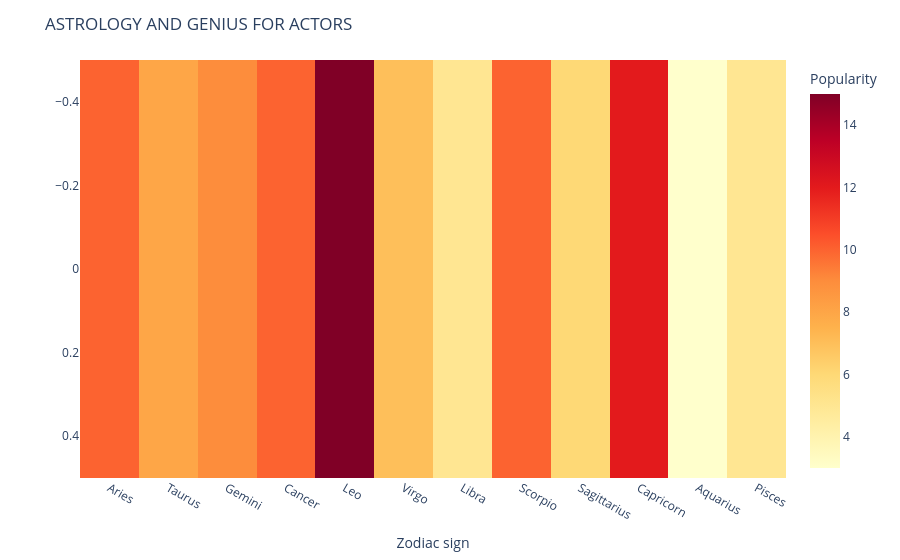
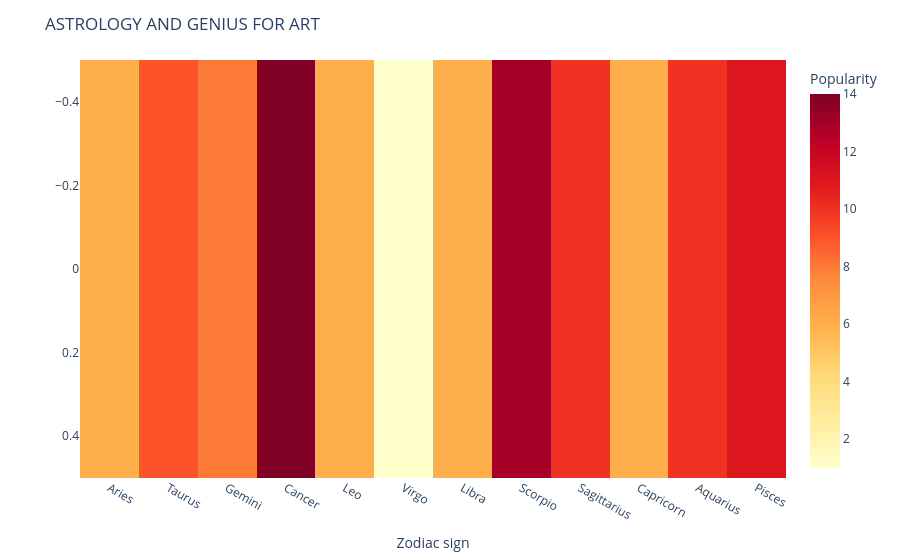
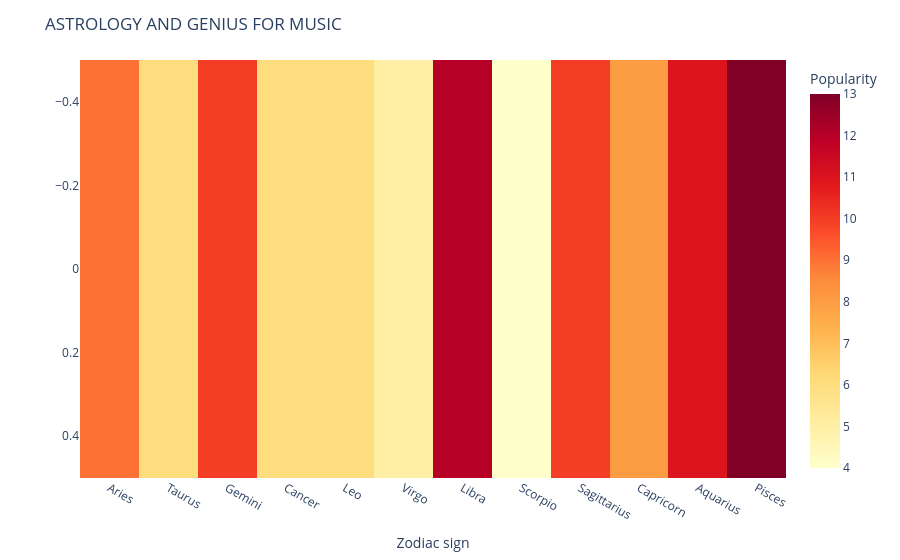
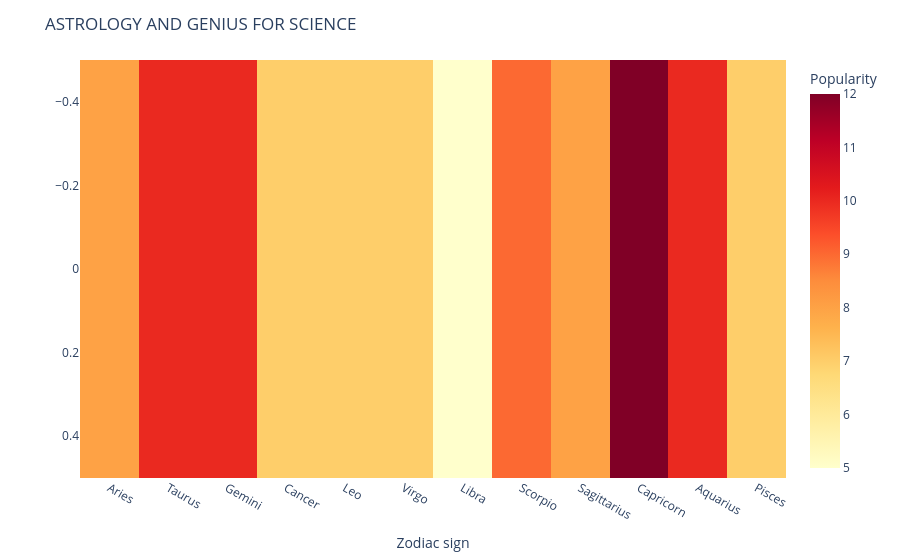

Source (notebook cell) for these figures, in order:
### Code cell
import numpy as np
import plotly.express as px


matrix = np.array(popularity_of_sign_for_actors).reshape(1, -1)
fig = px.imshow(
    matrix,
    labels=dict(x="Zodiac sign", y="", color="Popularity"),
    x=zodiac_signs,
    aspect="auto",
    color_continuous_scale="YlOrRd"
)

fig.update_layout(title=f"ASTROLOGY AND GENIUS FOR ACTORS")
fig.show()

matrix = np.array(popularity_of_sign_for_art).reshape(1, -1)
fig = px.imshow(
    matrix,
    labels=dict(x="Zodiac sign", y="", color="Popularity"),
    x=zodiac_signs,
    aspect="auto",
    color_continuous_scale="YlOrRd"
)

fig.update_layout(title=f"ASTROLOGY AND GENIUS FOR ART")
fig.show()

matrix = np.array(popularity_of_sign_for_music).reshape(1, -1)
fig = px.imshow(
    matrix,
    labels=dict(x="Zodiac sign", y="", color="Popularity"),
    x=zodiac_signs,
    aspect="auto",
    color_continuous_scale="YlOrRd"
)

fig.update_layout(title=f"ASTROLOGY AND GENIUS FOR MUSIC")
fig.show()

matrix = np.array(popularity_of_sign_for_science).reshape(1, -1)
fig = px.imshow(
    matrix,
    labels=dict(x="Zodiac sign", y="", color="Popularity"),
    x=zodiac_signs,
    aspect="auto",
    color_continuous_scale="YlOrRd"
)

fig.update_layout(title=f"ASTROLOGY AND GENIUS FOR SCIENCE")
fig.show()

matrix = np.array(popularity_of_sign_for_sports).reshape(1, -1)
fig = px.imshow(
    matrix,
    labels=dict(x="Zodiac sign", y="", color="Popularity"),
    x=zodiac_signs,
    aspect="auto",
    color_continuous_scale="YlOrRd"
)

fig.update_layout(title=f"ASTROLOGY AND GENIUS FOR SPORTS")
fig.show()

matrix = np.array(overall_popularity_of_sign_for_all).reshape(1, -1)
fig = px.imshow(
    matrix,
    labels=dict(x="Zodiac sign", y="", color="Popularity"),
    x=zodiac_signs,
    aspect="auto",
    color_continuous_scale="YlOrRd"
)

fig.update_layout(title=f"ASTROLOGY AND GENIUS FOR ALL")
fig.show()

### Figure 1 — Plotly figure (JSON) as saved in the notebook; plotly's stock layout.template omitted (floating-point values rounded to 4 significant figures)
{"data": [{"coloraxis": "coloraxis", "hovertemplate": "Zodiac sign: %{x}<br>y: %{y}<br>Popularity: %{z}<extra></extra>", "name": "0", "type": "heatmap", "x": ["Aries", "Taurus", "Gemini", "Cancer", "Leo", "Virgo", "Libra", "Scorpio", "Sagittarius", "Capricorn", "Aquarius", "Pisces"], "xaxis": "x", "yaxis": "y", "z": [[10, 8, 9, 10, 15, 7, 5, 10, 6, 12, 3, 5]]}], "layout": {"coloraxis": {"colorbar": {"title": {"text": "Popularity"}}, "colorscale": [[0, "rgb(255,255,204)"], [0.125, "rgb(255,237,160)"], [0.25, "rgb(254,217,118)"], [0.375, "rgb(254,178,76)"], [0.5, "rgb(253,141,60)"], [0.625, "rgb(252,78,42)"], [0.75, "rgb(227,26,28)"], [0.875, "rgb(189,0,38)"], [1, "rgb(128,0,38)"]]}, "margin": {"t": 60}, "title": {"text": "ASTROLOGY AND GENIUS FOR ACTORS"}, "xaxis": {"anchor": "y", "domain": [0, 1], "title": {"text": "Zodiac sign"}}, "yaxis": {"anchor": "x", "autorange": "reversed", "domain": [0, 1]}}}

### Figure 2 — Plotly figure (JSON) as saved in the notebook; plotly's stock layout.template omitted (floating-point values rounded to 4 significant figures)
{"data": [{"coloraxis": "coloraxis", "hovertemplate": "Zodiac sign: %{x}<br>y: %{y}<br>Popularity: %{z}<extra></extra>", "name": "0", "type": "heatmap", "x": ["Aries", "Taurus", "Gemini", "Cancer", "Leo", "Virgo", "Libra", "Scorpio", "Sagittarius", "Capricorn", "Aquarius", "Pisces"], "xaxis": "x", "yaxis": "y", "z": [[6, 9, 8, 14, 6, 1, 6, 13, 10, 6, 10, 11]]}], "layout": {"coloraxis": {"colorbar": {"title": {"text": "Popularity"}}, "colorscale": [[0, "rgb(255,255,204)"], [0.125, "rgb(255,237,160)"], [0.25, "rgb(254,217,118)"], [0.375, "rgb(254,178,76)"], [0.5, "rgb(253,141,60)"], [0.625, "rgb(252,78,42)"], [0.75, "rgb(227,26,28)"], [0.875, "rgb(189,0,38)"], [1, "rgb(128,0,38)"]]}, "margin": {"t": 60}, "title": {"text": "ASTROLOGY AND GENIUS FOR ART"}, "xaxis": {"anchor": "y", "domain": [0, 1], "title": {"text": "Zodiac sign"}}, "yaxis": {"anchor": "x", "autorange": "reversed", "domain": [0, 1]}}}

### Figure 3 — Plotly figure (JSON) as saved in the notebook; plotly's stock layout.template omitted (floating-point values rounded to 4 significant figures)
{"data": [{"coloraxis": "coloraxis", "hovertemplate": "Zodiac sign: %{x}<br>y: %{y}<br>Popularity: %{z}<extra></extra>", "name": "0", "type": "heatmap", "x": ["Aries", "Taurus", "Gemini", "Cancer", "Leo", "Virgo", "Libra", "Scorpio", "Sagittarius", "Capricorn", "Aquarius", "Pisces"], "xaxis": "x", "yaxis": "y", "z": [[9, 6, 10, 6, 6, 5, 12, 4, 10, 8, 11, 13]]}], "layout": {"coloraxis": {"colorbar": {"title": {"text": "Popularity"}}, "colorscale": [[0, "rgb(255,255,204)"], [0.125, "rgb(255,237,160)"], [0.25, "rgb(254,217,118)"], [0.375, "rgb(254,178,76)"], [0.5, "rgb(253,141,60)"], [0.625, "rgb(252,78,42)"], [0.75, "rgb(227,26,28)"], [0.875, "rgb(189,0,38)"], [1, "rgb(128,0,38)"]]}, "margin": {"t": 60}, "title": {"text": "ASTROLOGY AND GENIUS FOR MUSIC"}, "xaxis": {"anchor": "y", "domain": [0, 1], "title": {"text": "Zodiac sign"}}, "yaxis": {"anchor": "x", "autorange": "reversed", "domain": [0, 1]}}}

### Figure 4 — Plotly figure (JSON) as saved in the notebook; plotly's stock layout.template omitted (floating-point values rounded to 4 significant figures)
{"data": [{"coloraxis": "coloraxis", "hovertemplate": "Zodiac sign: %{x}<br>y: %{y}<br>Popularity: %{z}<extra></extra>", "name": "0", "type": "heatmap", "x": ["Aries", "Taurus", "Gemini", "Cancer", "Leo", "Virgo", "Libra", "Scorpio", "Sagittarius", "Capricorn", "Aquarius", "Pisces"], "xaxis": "x", "yaxis": "y", "z": [[8, 10, 10, 7, 7, 7, 5, 9, 8, 12, 10, 7]]}], "layout": {"coloraxis": {"colorbar": {"title": {"text": "Popularity"}}, "colorscale": [[0, "rgb(255,255,204)"], [0.125, "rgb(255,237,160)"], [0.25, "rgb(254,217,118)"], [0.375, "rgb(254,178,76)"], [0.5, "rgb(253,141,60)"], [0.625, "rgb(252,78,42)"], [0.75, "rgb(227,26,28)"], [0.875, "rgb(189,0,38)"], [1, "rgb(128,0,38)"]]}, "margin": {"t": 60}, "title": {"text": "ASTROLOGY AND GENIUS FOR SCIENCE"}, "xaxis": {"anchor": "y", "domain": [0, 1], "title": {"text": "Zodiac sign"}}, "yaxis": {"anchor": "x", "autorange": "reversed", "domain": [0, 1]}}}
